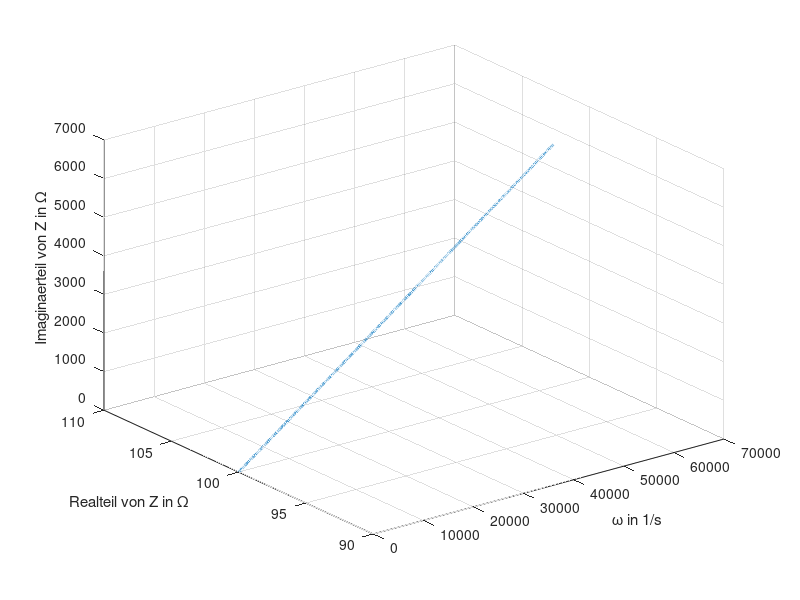

The MATLAB source for this figure:
f=1000;
w=2*pi*f;
R=100;
C=400e-9;
L=0.1;
Z=R+1/j*w*C+j*w*L

f=linspace(0,10000,1000);
w=2*pi*f;
Z=R+1/j*w*C+j*w*L;
ZR=real(Z);
ZI=imag(Z);
plot3(w,ZR,ZI,'LineWidth',2)
xlabel('\omega in 1/s');
ylabel('Realteil von Z in \Omega');
zlabel('Imaginaerteil von Z in \Omega');
grid on